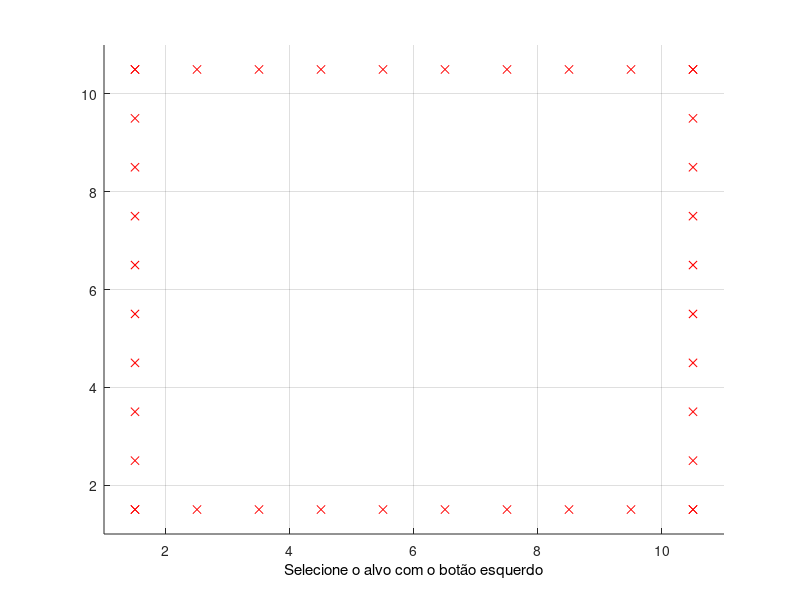

The MATLAB source for this figure: (Note: this script raises an error after producing the figure.)
clear
clc
%-----------------Definicao de tamanho do mapa-----------------
MAX_X=10;
MAX_Y=10;
%This array stores the coordinates of the map and the 
%Objects in each coordinate
MAP=zeros(MAX_X,MAX_Y);
%--------------------------------------------------------------
j=0;
x_val = 1;
y_val = 1;
axis([1 MAX_X+1 1 MAX_Y+1])
grid on;
hold on;
n=0;%Number of Obstacles

for i = 1:10
    MAP(i,1)=-1;
    a = floor(i);
    b = floor(1);
    plot(a+.5,b+.5,'rx');
    MAP(i,10)=-1;
    a = floor(i);
    b = floor(10);
    plot(a+.5,b+.5,'rx');
end
for i = 1:10
    MAP(1,i)=-1;
    a = floor(1);
    b = floor(i);
    plot(a+.5,b+0.5,'rx')
    MAP(10,i)=-1;
    a = floor(10);
    b = floor(i);
    plot(a+.5,b+0.5,'rx')
    
end

% --------Iniciaizacao de conf de alvo---------------------
pause(1);
h=msgbox('Selecione o alvo com o botão esquerdo');
uiwait(h,5);
if ishandle(h) == 1
    delete(h);
end
xlabel('Selecione o alvo com o botão esquerdo','Color','black');
but=0;
while (but ~= 1) %Repeat until the Left button is not clicked
    [xval,yval,but]=ginput(1);
end
xval=floor(xval);
yval=floor(yval);
xTarget=xval;% Cordenada X do alvo
yTarget=yval;% Cordenada Y do alvo

MAP(xval,yval)=1;%Preenchimento da matriz com o valor do ALVO
plot(xval+.5,yval+.5,'gd');
text(xval+1,yval+.5,'Alvo')
%--------------------------------------------------------------

% --------Iniciaizacao de conf dos obstaculos ---------------------
pause(2);
h=msgbox('Slecione o obstáculo com o botao Esquerdo e o ultimo com o Direito');
  xlabel('Slecione o obstáculo com o botao Esquerdo e o ultimo com o Direito','Color','blue');
uiwait(h,10);
if ishandle(h) == 1
    delete(h);
end
while but == 1
    [xval,yval,but] = ginput(1);
    xval=floor(xval);
    yval=floor(yval);
    MAP(xval,yval)=-1;%Preenchimento da matriz com o valor dos OBSTACULOS
    plot(xval+.5,yval+.5,'ro');
end
%--------------------------------------------------------------
% --------Iniciaizacao de conf do ponto INICIAL ---------------------
pause(1);

h=msgbox('Selecione a posicao inicial com o botao Direito');
uiwait(h,5);
if ishandle(h) == 1
    delete(h);
end
xlabel('Selecione a posicao inicial com o botao Direito ','Color','black');
but=0;
while (but ~= 1) %Repeat until the Left button is not clicked
    [xval,yval,but]=ginput(1);
    xval=floor(xval);
    yval=floor(yval);
end
xStart=xval;%Starting Position
yStart=yval;%Starting Position
MAP(xval,yval)=0;
 plot(xval+.5,yval+.5,'bo');


%--------------------------------------------------------------
%---------------------------START ALGORITHM--------------------

xcord = xTarget;
ycord = yTarget;
potencial =1;

estrutura = [xcord, ycord, potencial]
pilha = CQueue()
pilha.push(estrutura);
cont = 0;
while ((xcord ~= xStart) || (ycord ~=yStart))
    if(pilha.size() == 0)
        disp('Caminho nao possivel')
        break
    end
    aux = pilha.pop();
    xcord = aux(1);
    ycord = aux(2);
    if(MAP(xcord,ycord) ~= -1)
         if(MAP(xcord,ycord) == 0 )
            MAP(xcord,ycord) = aux(3);
         end
        
        if(MAP(xcord+1,ycord) ==0 )
            estrutura = [aux(1)+1, aux(2), aux(3)+1];
            pilha.push(estrutura);
           
        end
        if(MAP(xcord-1,ycord) == 0 )
            estrutura = [aux(1)-1, aux(2), aux(3)+1];
            pilha.push(estrutura);
        
        end
         if(MAP(xcord,ycord+1) == 0 )
            estrutura = [aux(1), aux(2)+1, aux(3)+1];
            pilha.push(estrutura);
            
         end
         if(MAP(xcord,ycord-1) == 0 )
            estrutura = [aux(1), aux(2)-1, aux(3)+1];
            pilha.push(estrutura);
            
         end    
    end
        
end
pilha.remove()

while MAP(xcord,ycord) ~= 1
   
   if((MAP(xcord,ycord) > MAP(xcord +1,ycord)) && (MAP(xcord+1,ycord) > 0)) 
       xcord = xcord + 1;
       plot(xcord+.5,ycord+.5,'gx'); 
       
   elseif((MAP(xcord,ycord) > MAP(xcord -1,ycord)) && (MAP(xcord-1,ycord) > 0))
       xcord = xcord - 1;
       plot(xcord+.5,ycord+.5,'gx'); 
   
   elseif((MAP(xcord,ycord) > MAP(xcord,ycord+1)) && (MAP(xcord,ycord+1) > 0))
       ycord = ycord + 1;
       plot(xcord+.5,ycord+.5,'gx'); 
   elseif((MAP(xcord,ycord) > MAP(xcord,ycord-1)) && (MAP(xcord,ycord-1) > 0))
       ycord = ycord - 1;
       plot(xcord+.5,ycord+.5,'gx'); 
   end
        
end

